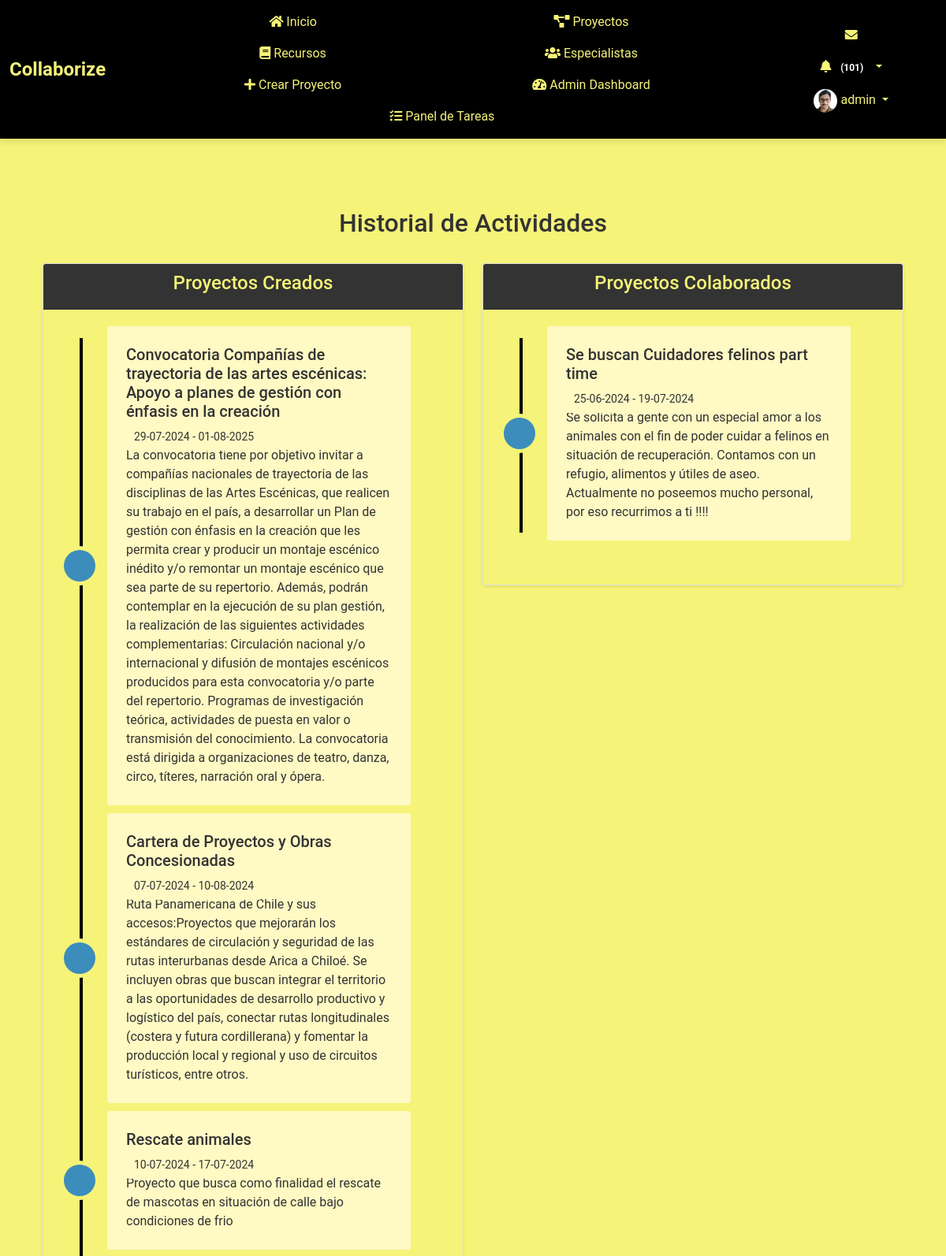
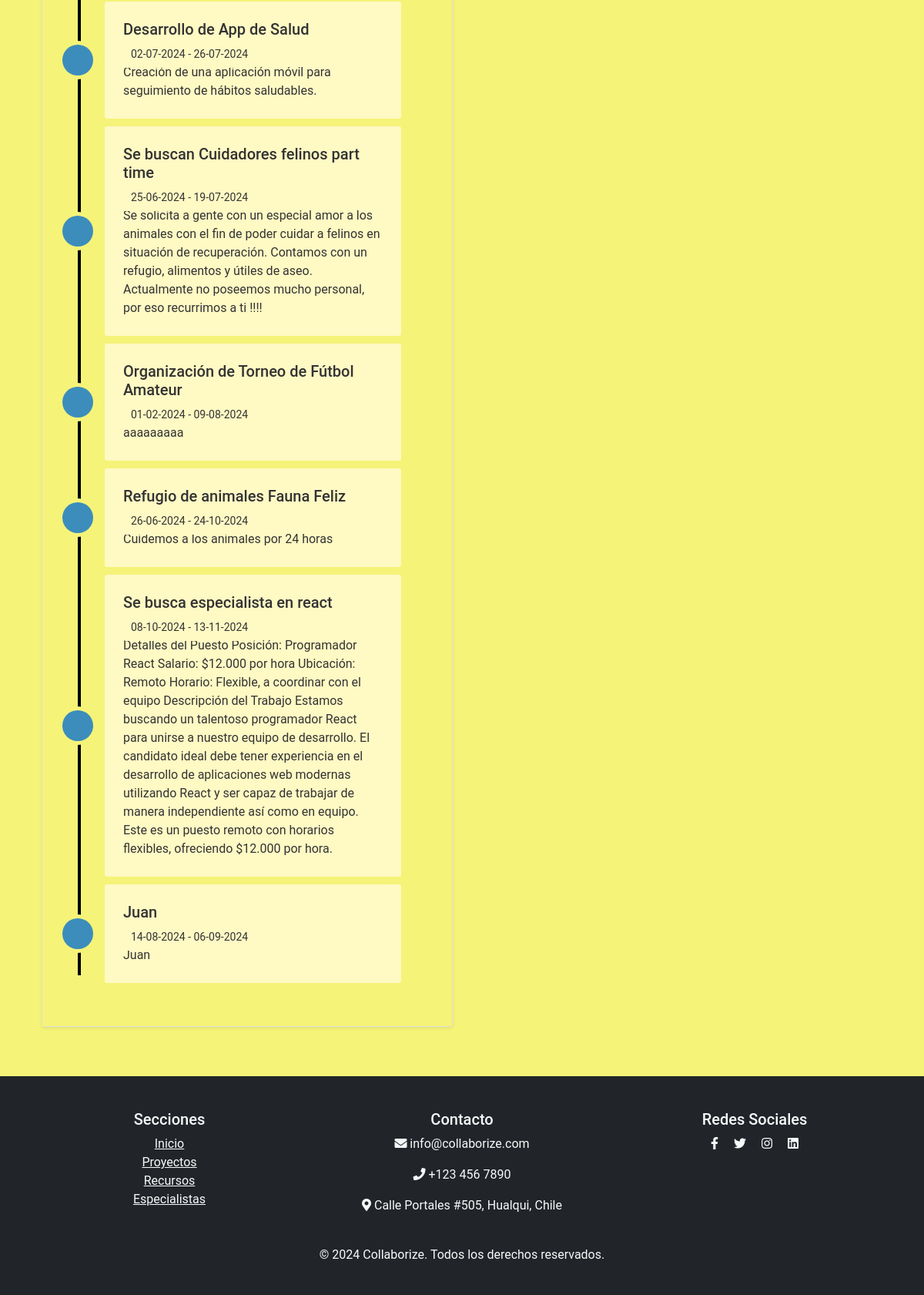
/actividades/historial/2/ (signed in), run on the app's committed database (2 pictures, top to bottom).
### myapp/models.py (models this page shows, shortened)
class Perfil(models.Model):
    user = models.OneToOneField(User, on_delete=models.CASCADE)
    nombre = models.CharField(max_length=30, blank=True, null=True)
    apellido = models.CharField(max_length=30, blank=True, null=True)
    telefono = models.CharField(max_length=15, blank=True, null=True)
    fecha_nacimiento = models.DateField(null=True, blank=True)
    avatar = models.ImageField(upload_to='avatars/', null=True, blank=True)
    website = models.URLField(max_length=200, blank=True, null=True)
    twitter = models.URLField(max_length=200, blank=True, null=True)
    facebook = models.URLField(max_length=200, blank=True, null=True)
    linkedin = models.URLField(max_length=200, blank=True, null=True)
    habilidad_1 = models.CharField(max_length=100, blank=True, null=True)
    habilidad_2 = models.CharField(max_length=100, blank=True, null=True)
    habilidad_3 = models.CharField(max_length=100, blank=True, null=True)
    experiencia = models.TextField(blank=True, null=True)
    especialidad = models.CharField(max_length=200, blank=True, null=True)
    ubicacion = models.CharField(max_length=200, blank=True, null=True)
    disponibilidad = models.BooleanField(blank=True, null=True)

class Proyecto(models.Model):
    nombre = models.CharField(max_length=200)
    descripcion = models.TextField()
    fecha_inicio = models.DateField()
    fecha_fin = models.DateField()
    ciudad = models.CharField(max_length=100, blank=True, null=True)
    imagen = models.ImageField(upload_to='proyectos/', blank=True, null=True)
    categoria = models.CharField(max_length=100, choices=[
        ('tecnologia', 'Tecnología'),
        ('educacion', 'Educación'),
        ('salud', 'Salud'),
        ('finanzas', 'Finanzas'),
        ('energia', 'Energía'),
        ('animales', 'Animales'),
    ], default='tecnologia')
    creador = models.ForeignKey(User, on_delete=models.CASCADE, related_name='proyectos_creados')
    colaboradores = models.ManyToManyField(User, related_name='proyectos_colaborados')
    def __str__(self):
        return self.nombre

### myapp/views.py (the view)
# urls.py: path('actividades/historial/<int:user_id>/', views.historial_actividades, name='historial_actividades'),
@login_required
def historial_actividades(request, user_id):
    usuario = get_object_or_404(User, id=user_id)
    actividades = Actividad.objects.filter(usuario=usuario).order_by('-fecha')
    proyectos_creados = Proyecto.objects.filter(creador=usuario)
    proyectos_colaborados = Proyecto.objects.filter(colaboradores=usuario)
    print(f"Proyectos creados por {usuario.username}: {list(proyectos_creados)}")
    print(f"Proyectos colaborados por {usuario.username}: {list(proyectos_colaborados)}")
    return render(request, 'myapp/historial_actividades.html', {
        'usuario': usuario,
        'actividades': actividades,
        'proyectos_creados': proyectos_creados,
        'proyectos_colaborados': proyectos_colaborados,
    })

### myapp/templates/myapp/historial_actividades.html (shortened to what this page needs)
{% extends 'myapp/base.html' %}
{% load static %}
{% block content %}
<div class="container mt-5">
    <div class="row">
        <div class="col-md-12 mb-4">
            <h2 class="text-center">Historial de Actividades</h2>
        </div>
        <div class="col-md-6">
            <div class="card shadow-sm mb-4">
                <div class="card-header">
                    <h4>Proyectos Creados</h4>
                </div>
                <div class="card-body">
                    <div class="timeline-centered">
                        {% for proyecto in proyectos_creados %}
                            <article class="timeline-entry">
                                <div class="timeline-entry-inner">
                                    <div class="timeline-icon bg-info">
                                    </div>
                                    <div class="timeline-label">
                                        <h5>{{ proyecto.nombre }}</h5>
                                        <time class="timeline-time" datetime="{{ proyecto.fecha_inicio }}">
                                            {{ proyecto.fecha_inicio|date:"d-m-Y" }} -
                                            {% if proyecto.fecha_fin %}
                                                {{ proyecto.fecha_fin|date:"d-m-Y" }}
                                            {% else %}
                                                Actualmente
                                            {% endif %}
                                        </time>
                                        <p>{{ proyecto.descripcion }}</p>
                                    </div>
                                </div>
                            </article>
                        {% endfor %}
                    </div>
                </div>
            </div>
        </div>
        <div class="col-md-6">
            <div class="card shadow-sm mb-4">
                <div class="card-header">
                    <h4>Proyectos Colaborados</h4>
                </div>
                <div class="card-body">
                    <div class="timeline-centered">
                        {% for proyecto in proyectos_colaborados %}
                            <article class="timeline-entry">
                                <div class="timeline-entry-inner">
                                    <div class="timeline-icon bg-info">
                                    </div>
                                    <div class="timeline-label">
                                        <h5>{{ proyecto.nombre }}</h5>
                                        <time class="timeline-time" datetime="{{ proyecto.fecha_inicio }}">
                                            {{ proyecto.fecha_inicio|date:"d-m-Y" }} -
                                            {% if proyecto.fecha_fin %}
                                                {{ proyecto.fecha_fin|date:"d-m-Y" }}
                                            {% else %}
                                                Actualmente
                                            {% endif %}
                                        </time>
                                        <p>{{ proyecto.descripcion }}</p>
                                    </div>
                                </div>
                            </article>
                        {% endfor %}
                    </div>
                </div>
            </div>
        </div>
    </div>
</div>
{% endblock %}

### myapp/templates/myapp/base.html (shortened to what this page needs)
<!DOCTYPE html>
<html lang="es">
<head>
    {% load static %}
    <link rel="stylesheet" href="https://cdn.jsdelivr.net/npm/bootstrap@5.1.3/dist/css/bootstrap.min.css">
    <link rel="stylesheet" href="https://cdnjs.cloudflare.com/ajax/libs/font-awesome/5.15.4/css/all.min.css">
    <link rel="stylesheet" href="https://cdn.jsdelivr.net/npm/@icon/entypo@1.0.3/entypo.css">
    <link rel="stylesheet" href="https://cdnjs.cloudflare.com/ajax/libs/bootstrap-datepicker/1.9.0/css/bootstrap-datepicker.min.css">
    <link rel="stylesheet" href="{% static 'css/style.css' %}">
    <link rel="stylesheet" href="{% static 'css/ver_perfil.css' %}">
    <link rel="stylesheet" href="{% static 'css/register.css' %}">
</head>
<body>
    {% if user.is_authenticated %}
    <header>
        <nav class="navbar navbar-expand-lg fixed-top custom-navbar">
            <div class="container-fluid d-flex justify-content-between align-items-center">
                <a class="navbar-brand" href="{% url 'index' %}">
                    <span style="font-weight: bold; color: #f5f378; font-size: 1.5rem;">Collaborize</span>
                </a>
                <div class="collapse navbar-collapse justify-content-between" id="navbarNav">
                    <ul class="navbar-nav mx-auto">
                        <li class="nav-item"><a class="nav-link" href="{% url 'index' %}"><i class="fas fa-home"></i> Inicio</a></li>
                        <li class="nav-item"><a class="nav-link" href="{% url 'proyecto_lista' %}"><i class="fas fa-project-diagram"></i> Proyectos</a></li>
                        <li class="nav-item"><a class="nav-link" href="{% url 'listar_recursos' %}"><i class="fas fa-book"></i> Recursos</a></li>
                        <li class="nav-item"><a class="nav-link" href="{% url 'listar_especialistas' %}"><i class="fas fa-users"></i> Especialistas</a></li>
                        {% if user.is_staff %}
                        <li class="nav-item"><a class="nav-link" href="{% url 'crear_proyecto' %}"><i class="fas fa-plus"></i> Crear Proyecto</a></li>
                        <li class="nav-item"><a class="nav-link" href="{% url 'admin_dashboard' %}"><i class="fas fa-tachometer-alt"></i> Admin Dashboard</a></li>
                        <li class="nav-item"><a class="nav-link" href="{% url 'admin_panel_tareas' %}"><i class="fas fa-tasks"></i> Panel de Tareas</a></li>
                        {% endif %}
                    </ul>
                    <ul class="navbar-nav ms-auto">
                        <li class="nav-item">
                            <a class="nav-link" href="{% url 'listar_mensajes' %}"><i class="fas fa-envelope"></i>
                            </a>
                        </li>
                        <li class="nav-item dropdown">
                            <a class="nav-link dropdown-toggle" href="#" id="notificacionesDropdown" role="button" data-bs-toggle="dropdown" aria-haspopup="true" aria-expanded="false">
                                <i class="fas fa-bell"></i>
                                <span id="notificaciones-count" class="badge badge-danger"></span>
                            </a>
                        </li>
                        <li class="nav-item dropdown">
                            <a class="nav-link dropdown-toggle" href="#" id="perfilDropdown" role="button" data-bs-toggle="dropdown" aria-haspopup="true" aria-expanded="false">
                                <img src="{% if user.perfil.avatar %}{{ user.perfil.avatar.url }}{% else %}{% static 'images/default_avatar.png' %}{% endif %}" alt="Foto de perfil" class="rounded-circle" width="30" height="30">
                                {{ user.username }}
                            </a>
                        </li>
                    </ul>
                </div>
            </div>
        </nav>
    </header>
    {% endif %}
    <main class="container">
        {% block content %}{% endblock %}
    </main>
    {% block footer %}
    <footer class="bg-dark text-light py-4">
        <div class="container">
            <div class="row">
                <div class="col-md-4">
                    <h5>Secciones</h5>
                    <ul class="list-unstyled">
                        <li><a href="{% url 'index' %}" class="text-light">Inicio</a></li>
                        <li><a href="{% url 'proyecto_lista' %}" class="text-light">Proyectos</a></li>
                        <li><a href="{% url 'listar_recursos' %}" class="text-light">Recursos</a></li>
                        <li><a href="{% url 'listar_especialistas' %}" class="text-light">Especialistas</a></li>
                    </ul>
                </div>
                <div class="col-md-4">
                    <h5>Contacto</h5>
                    <p><i class="fas fa-envelope"></i> info@collaborize.com</p>
                    <p><i class="fas fa-phone"></i> +123 456 7890</p>
                    <p><i class="fas fa-map-marker-alt"></i> Calle Portales #505, Hualqui, Chile</p>
                </div>
                <div class="col-md-4">
                    <h5>Redes Sociales</h5>
                    <a href="#" class="text-light me-3"><i class="fab fa-facebook-f"></i></a>
                    <a href="#" class="text-light me-3"><i class="fab fa-twitter"></i></a>
                    <a href="#" class="text-light me-3"><i class="fab fa-instagram"></i></a>
                    <a href="#" class="text-light"><i class="fab fa-linkedin"></i></a>
                </div>
            </div>
            <div class="text-center mt-4">
                <p>&copy; 2024 Collaborize. Todos los derechos reservados.</p>
            </div>
        </div>
    </footer>
    {% endblock %}
</body>
</html>

### myapp/static/css/style.css (style rules this page uses)
body { padding-top: 0.1px; background-color: #f5f378; font-family: 'Roboto', sans-serif; color: #333; }
.navbar.custom-navbar { background-color: #343a40; z-index: 1000; position: fixed; top: 0; width: 100%; box-shadow: 0 4px 8px rgba(0, 0, 0, 0.1); }
.navbar.custom-navbar .navbar-nav .nav-link { color: #f5f378; transition: color 0.3s; }
.navbar.custom-navbar .navbar-brand { color: #f5f378; font-weight: bold; font-size: 1.5rem; transition: color 0.3s; }
.navbar .nav-item { margin-left: 1rem; }
@media (max-width: 1200px) { .navbar.custom-navbar .navbar-nav { flex-wrap: wrap; justify-content: center; } }
@media (max-width: 1200px) { .navbar.custom-navbar .navbar-nav .nav-item { flex: 0 0 45%; text-align: center; } }
.container { margin-top: 20px; }
.card { box-shadow: 0 4px 8px rgba(0, 0, 0, 0.1); transition: transform 0.2s; }
footer { background-color: #343a40; color: #f5f378; padding: 20px 0; text-align: center; margin-top: 40px; }
.card-header { font-size: 1.25rem; font-weight: bold; background-color: #333333; color: #f5f378; padding: 10px; text-align: center; }

### myapp/static/css/ver_perfil.css (style rules this page uses)
.card-body { background: #f5f378; }
.timeline-centered { position: relative; margin-bottom: 30px; }
.timeline-centered:before { content: ''; position: absolute; display: block; width: 4px; background: #000000; top: 20px; bottom: 20px; margin-left: 30px; z-index: 1; }
.timeline-centered .timeline-entry { position: relative; margin-top: 5px; margin-left: 30px; margin-bottom: 10px; clear: both; }
.timeline-centered .timeline-entry .timeline-entry-inner { display: flex; align-items: center; margin-left: -20px; position: relative; z-index: 2; }
.timeline-centered .timeline-entry .timeline-entry-inner .timeline-time { position: relative; text-align: right; padding: 10px; box-sizing: border-box; font-size: 14px; z-index: 3; background: #fff9c4; border-radius: 4px; margin-top: 10px; }
.timeline-centered .timeline-entry .timeline-entry-inner .timeline-icon { background: #f5f378; width: 40px; height: 40px; text-align: center; line-height: 40px; border-radius: 50%; box-shadow: 0 0 0 5px #f5f378; color: #00d512; border: 1px solid #ff0000; font-size: 26px; margin-right: 15px; flex-shrink: 0; z-index: 4; }
.timeline-centered .timeline-entry .timeline-entry-inner .timeline-label { background: #fff9c4; padding: 1.5em; margin-left: 0; border-radius: 3px; flex-grow: 1; width: 351.44px; color: #333; z-index: 2; }
.timeline-centered .timeline-entry .timeline-entry-inner .timeline-label p { margin: 0; font-size: 1em; line-height: 1.5em; }
.timeline-centered .timeline-entry .timeline-entry-inner .timeline-label:after { content: ''; display: block; position: absolute; left: 0; top: 19px; width: 0; height: 0; border: 9px solid transparent; border-right-color: #f5f378; margin-left: -9px; }
.timeline-centered .timeline-entry .timeline-entry-inner .timeline-icon.bg-info { background: #3c8dbc !important; border: none; }
.timeline-centered { position: relative; margin-bottom: 30px; max-width: 100%; overflow: hidden; }
.timeline-centered .timeline-entry { position: relative; margin-top: 5px; margin-left: 30px; margin-bottom: 10px; clear: both; max-width: calc(100% - 60px); }
.timeline-centered .timeline-entry .timeline-entry-inner { display: flex; align-items: center; margin-left: -20px; position: relative; max-width: 100%; }
.timeline-centered .timeline-entry .timeline-entry-inner .timeline-label { padding: 1.5em; margin-left: 0; border-radius: 3px; flex-grow: 1; max-width: 100%; overflow: hidden; }

### myapp/static/css/register.css (style rules this page uses)
body { background-color: #dcc4fa; }

### myapp/templates/myapp/base.html (style rules this page uses)
body { background-color: #f5f378; }
.navbar.custom-navbar { background-color: #000000; z-index: 1000; }
.navbar.custom-navbar .navbar-nav .nav-link { color: #f5f378; }
.navbar.custom-navbar .navbar-brand { color: #f5f378; }
.navbar .nav-item { margin-left: 1rem; }
@media (max-width: 1200px) { .navbar.custom-navbar .navbar-nav { flex-wrap: wrap; justify-content: center; } }
@media (max-width: 1200px) { .navbar.custom-navbar .navbar-nav .nav-item { flex: 0 0 45%; text-align: center; } }

### data on the page
Proyecto: nombre "Convocatoria Compañías de trayectoria de las artes escénicas: Apoyo a planes de gestión con énfasis en la creación", fecha_inicio "29-07-2024", fecha_fin "01-08-2025", descripcion "La convocatoria tiene por objetivo invitar a compañías nacionales de trayectoria de las disciplinas de las Artes Escénicas, que realicen su trabajo en el país, a desarrollar un Plan de gestión con énfasis en la creación que les permita crear y producir un montaje escénico inédito y/o remontar un montaje escénico que sea parte de su repertorio. Además, podrán contemplar en la ejecución de su plan gestión, la realización de las siguientes actividades complementarias: Circulación nacional y/o internacional y difusión de montajes escénicos producidos para esta convocatoria y/o parte del repertorio. Programas de investigación teórica, actividades de puesta en valor o transmisión del…"
Proyecto: nombre "Cartera de Proyectos y Obras Concesionadas", fecha_inicio "07-07-2024", fecha_fin "10-08-2024", descripcion "Ruta Panamericana de Chile y sus accesos:Proyectos que mejorarán los estándares de circulación y seguridad de las rutas interurbanas desde Arica a Chiloé. Se incluyen obras que buscan integrar el territorio a las oportunidades de desarrollo productivo y logístico del país, conectar rutas longitudinales (costera y futura cordillerana) y fomentar la producción local y regional y uso de circuitos turísticos, entre otros."
Proyecto: nombre "Rescate animales", fecha_inicio "10-07-2024", fecha_fin "17-07-2024", descripcion "Proyecto que busca como finalidad el rescate de mascotas en situación de calle bajo condiciones de frio"
Proyecto: nombre "Desarrollo de App de Salud", fecha_inicio "02-07-2024", fecha_fin "26-07-2024", descripcion "Creación de una aplicación móvil para seguimiento de hábitos saludables."
Proyecto: nombre "Se buscan Cuidadores felinos part time", fecha_inicio "25-06-2024", fecha_fin "19-07-2024", descripcion "Se solicita a gente con un especial amor a los animales con el fin de poder cuidar a felinos en situación de recuperación. Contamos con un refugio, alimentos y útiles de aseo. Actualmente no poseemos mucho personal, por eso recurrimos a ti !!!!"
Proyecto: nombre "Organización de Torneo de Fútbol Amateur", fecha_inicio "01-02-2024", fecha_fin "09-08-2024", descripcion "aaaaaaaaa"
Proyecto: nombre "Refugio de animales Fauna Feliz", fecha_inicio "26-06-2024", fecha_fin "24-10-2024", descripcion "Cuidemos a los animales por 24 horas"
Proyecto: nombre "Se busca especialista en react", fecha_inicio "08-10-2024", fecha_fin "13-11-2024", descripcion "Detalles del Puesto Posición: Programador React Salario: $12.000 por hora Ubicación: Remoto Horario: Flexible, a coordinar con el equipo Descripción del Trabajo Estamos buscando un talentoso programador React para unirse a nuestro equipo de desarrollo. El candidato ideal debe tener experiencia en el desarrollo de aplicaciones web modernas utilizando React y ser capaz de trabajar de manera independiente así como en equipo. Este es un puesto remoto con horarios flexibles, ofreciendo $12.000 por hora."
Proyecto: nombre "Juan", fecha_inicio "14-08-2024", fecha_fin "06-09-2024", descripcion "Juan"

### other printed values
{{ user.username }} "admin"
